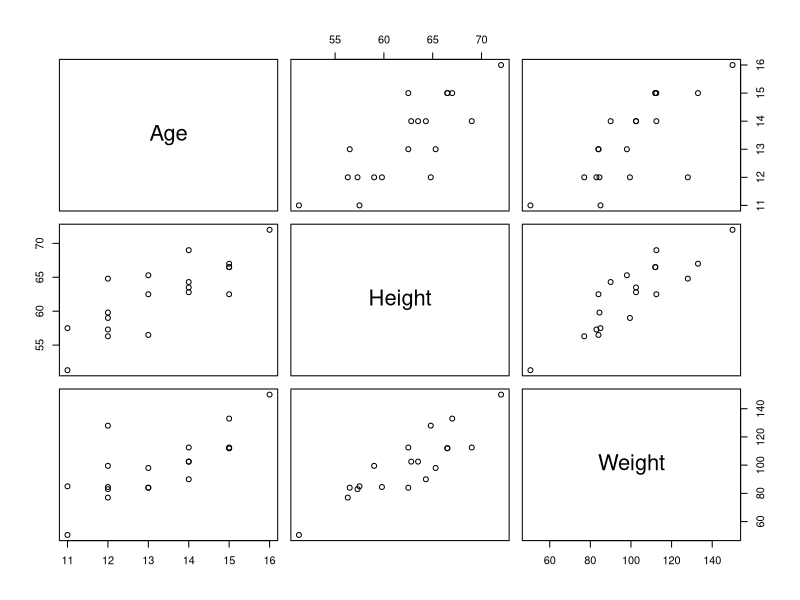
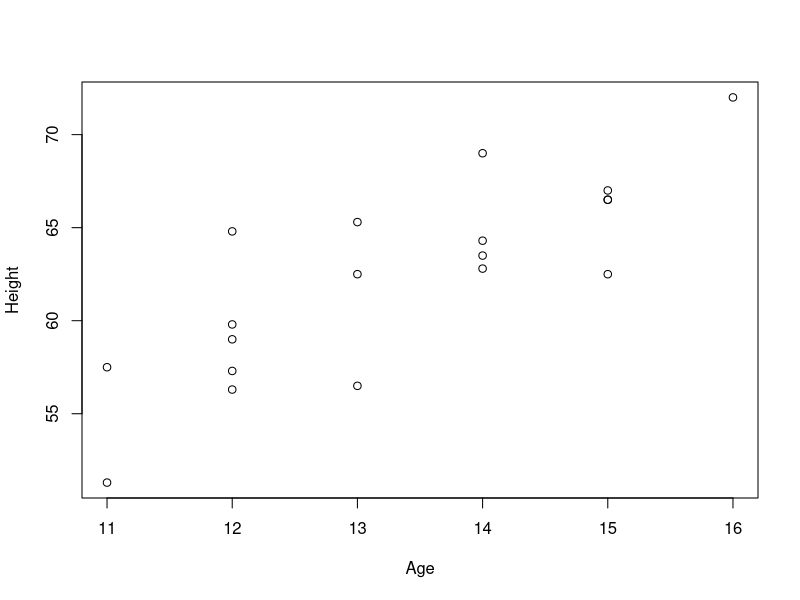
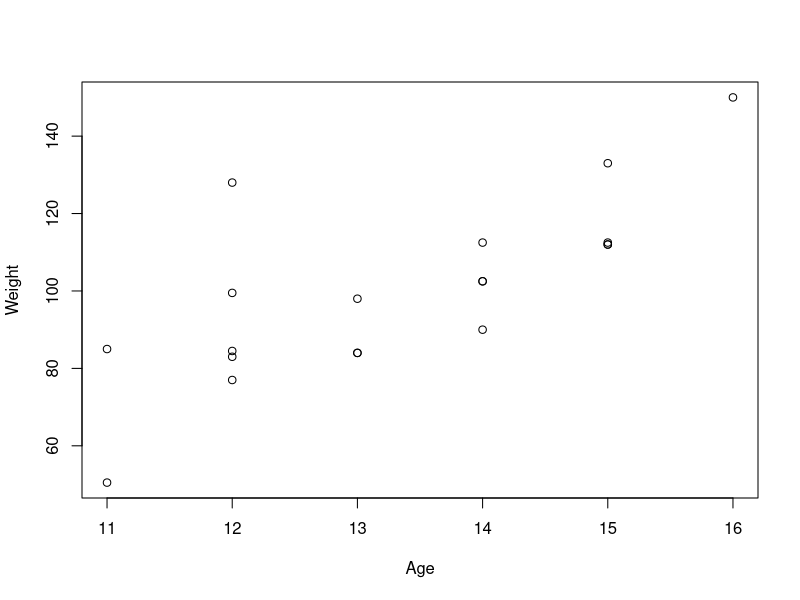
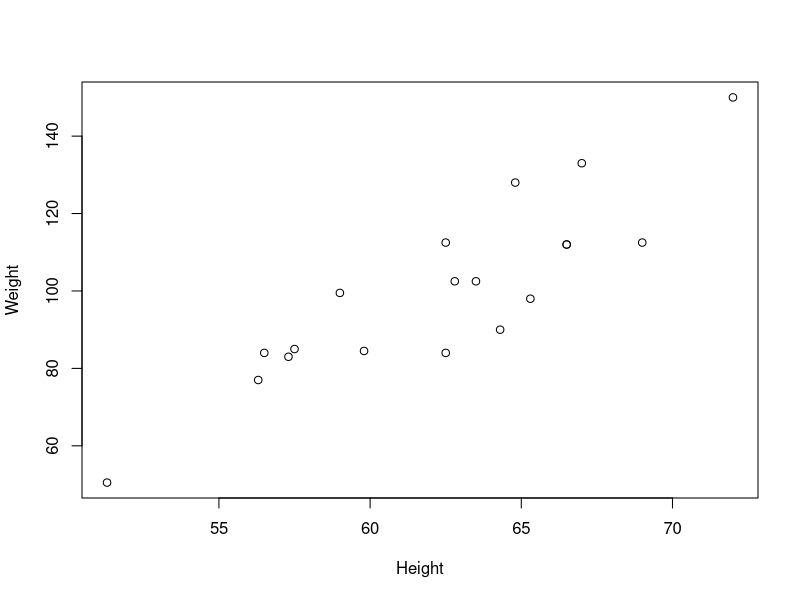
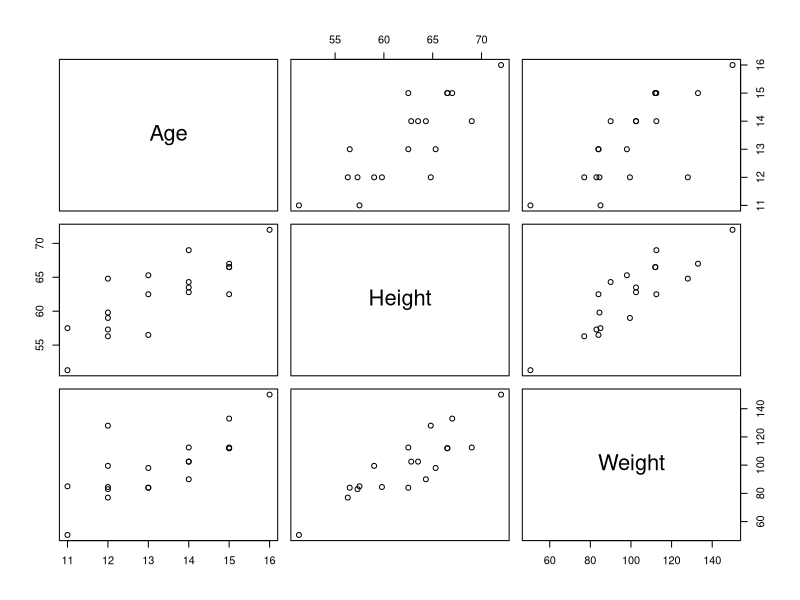
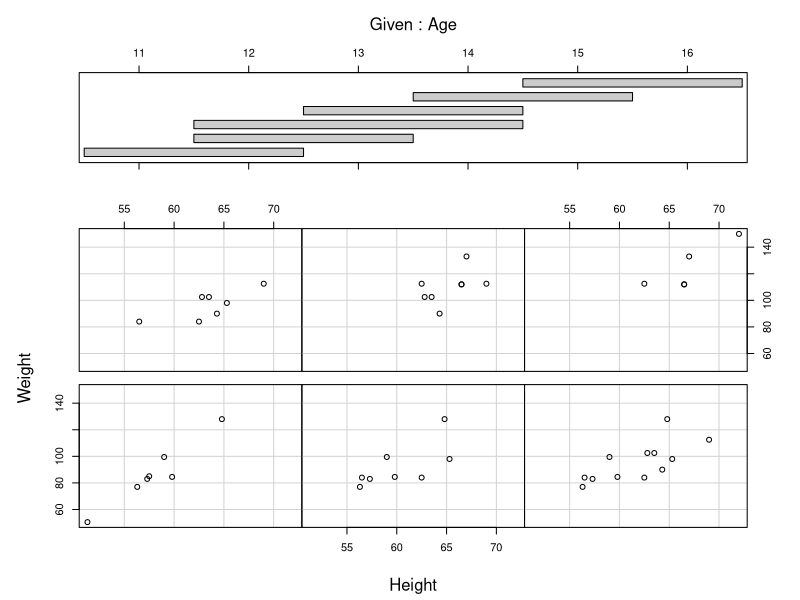

Write R code to recreate these figures, in order.
df<-data.frame(
  Age=c(13, 13, 14, 12, 12, 15, 11, 15, 14, 14, 14, 15,
        12, 13, 12, 16, 12, 11, 15 ), 
  Height=c(56.5, 65.3, 64.3, 56.3, 59.8, 66.5, 51.3, 
           62.5, 62.8, 69.0, 63.5, 67.0, 57.3, 62.5, 
           59.0, 72.0, 64.8, 57.5, 66.5), 
  Weight=c( 84.0,  98.0,  90.0,  77.0,  84.5, 112.0, 
            50.5, 112.5, 102.5, 112.5, 102.5, 133.0,
            83.0,  84.0,  99.5, 150.0, 128.0,  85.0, 
           112.0)
); 
plot(df)
attach(df)
plot(~Age+Height)
plot(Weight~Age+Height)

pairs(df)
coplot(Weight ~ Height | Age)